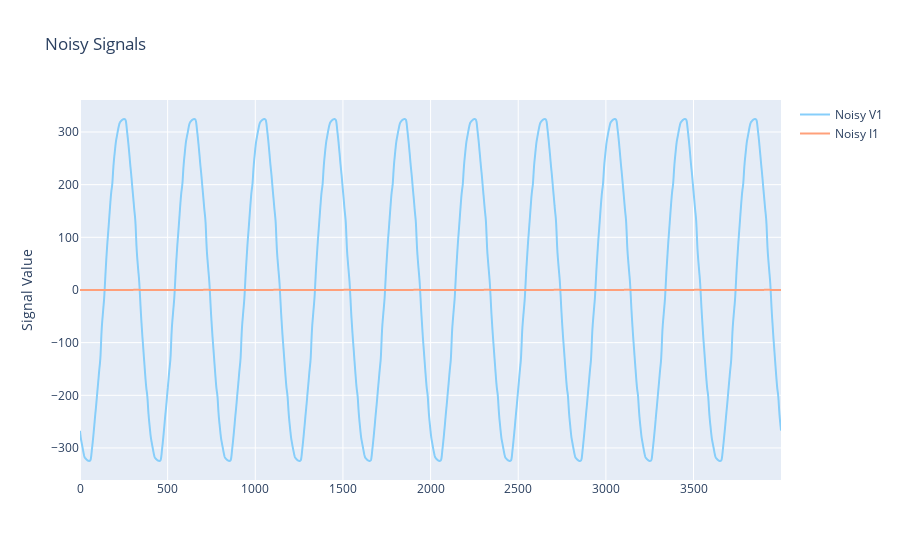

Notebook source saved alongside this figure:
### Code cell
fig = go.Figure()

fig.add_trace(go.Scatter(
            # x = time.to_numpy(),
            y = V1,
            line =  dict(shape =  'spline', color = 'lightskyblue'),
            name = 'Noisy V1',
            ))

fig.add_trace(go.Scatter(
            y = I1,
            line =  dict(shape =  'spline', color = 'lightsalmon'),
            name = 'Noisy I1'
            ))

fig.update_layout(
    title='Noisy Signals',
    # xaxis_title='',
    yaxis_title='Signal Value',
)

fig.show()

### Figure 1 — Plotly figure (JSON) as saved in the notebook; plotly's stock layout.template omitted (floating-point values rounded to 4 significant figures; data arrays with more than 128 entries replaced by an {"elided": "..."} marker saying what was removed)
{"data": [{"line": {"color": "lightskyblue", "shape": "spline"}, "name": "Noisy V1", "type": "scatter", "y": {"elided": "4000 float values"}}, {"line": {"color": "lightsalmon", "shape": "spline"}, "name": "Noisy I1", "type": "scatter", "y": {"elided": "4000 float values"}}], "layout": {"title": {"text": "Noisy Signals"}, "yaxis": {"title": {"text": "Signal Value"}}}}
